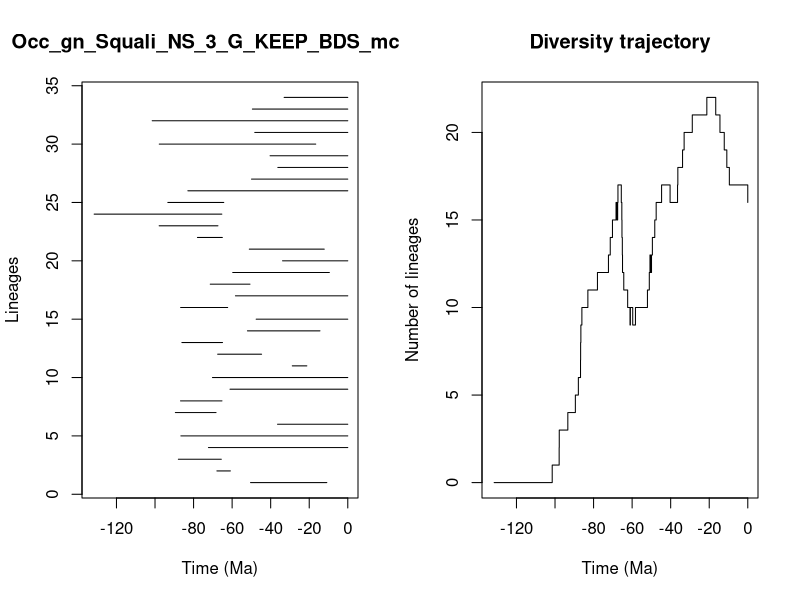

Source code (R):


pdf(file='../Results/Genus_NS/5_MA_bins_EXT_EP/pyrate_mcmc_logs/Occ_gn_Squali_NS_3_G_KEEP_BDS_mcmc_LTT.pdf',width=0.6*20, height=0.6*10)
title = "Occ_gn_Squali_NS_3_G_KEEP_BDS_mcmc"
ts=c(50.44065304655349, 67.90393555284581,87.89036267995475,72.27977309990496,86.58758772461186,36.43623444639686,89.44604602242528,86.76778891210274,61.098622959592696,70.19915997620579,28.78959461909636,67.49997076247622,86.06304879256858,52.05226481592892,47.52248465292447,86.71395439768968,58.273293973194185,71.3457055541876,59.68693566205642,33.83605019203399,51.08777103520657,77.98912442962562,97.85408781970017,131.5762362556013,93.35585289684079,82.95856198537423,49.93799092218533,36.283621915503964,40.303743739734415,97.80236505859207,48.25219920458888,101.45772024924656,49.49168938598254,33.02058534649964)
te=c(10.874340562691433, 60.906452581840476,65.61483679282208,0.0,0.0,0.0,68.34575601114344,65.27168533714503,0.0,0.0,21.24189604735032,44.71401555262022,64.98082728347208,14.434189831705613,0.0,62.31416473608805,0.0,50.73990962617259,9.560815040261218,0.0,12.206389460680356,65.07810312595508,67.3517314881074,65.33720944116133,64.33254119186788,0.0,0.0,0.0,0.0,16.6248424042839,0.0,0.0,0.0,0.0)
div_traj=c(0, 1,2,3,4,5,6,7,8,9,10,11,12,13,14,15,16,15,16,17,16,15,14,13,12,11,10,9,10,9,10,11,12,13,12,13,14,15,16,17,16,17,18,19,20,21,22,21,20,19,18,17,16)
time_events=c(131.5762362556013, 101.45772024924656,97.85408781970017,97.80236505859207,93.35585289684079,89.44604602242528,87.89036267995475,86.76778891210274,86.71395439768968,86.58758772461186,86.06304879256858,82.95856198537423,77.98912442962562,72.27977309990496,71.3457055541876,70.19915997620579,68.34575601114344,67.90393555284581,67.49997076247622,67.3517314881074,65.61483679282208,65.33720944116133,65.27168533714503,65.07810312595508,64.98082728347208,64.33254119186788,62.31416473608805,61.098622959592696,60.906452581840476,59.68693566205642,58.273293973194185,52.05226481592892,51.08777103520657,50.73990962617259,50.44065304655349,49.93799092218533,49.49168938598254,48.25219920458888,47.52248465292447,44.71401555262022,40.303743739734415,36.43623444639686,36.283621915503964,33.83605019203399,33.02058534649964,28.78959461909636,21.24189604735032,16.6248424042839,14.434189831705613,12.206389460680356,10.874340562691433,9.560815040261218,0.0)
                par(mfrow=c(1,2))
                L = length(ts)
                plot(ts, 1:L , xlim=c(-max(ts)-1,0), pch=20, type="n", main=title,xlab="Time (Ma)",ylab="Lineages")
                for (i in 1:L){segments(x0=-te[i],y0=i,x1=-ts[i],y1=i)}    
                t = -time_events
                plot(div_traj ~ t,type="s", main = "Diversity trajectory",xlab="Time (Ma)",ylab="Number of lineages",xlim=c(-max(ts)-1,0))
                abline(v=c(65,200,251,367,445),lty=2,col="gray")
                
